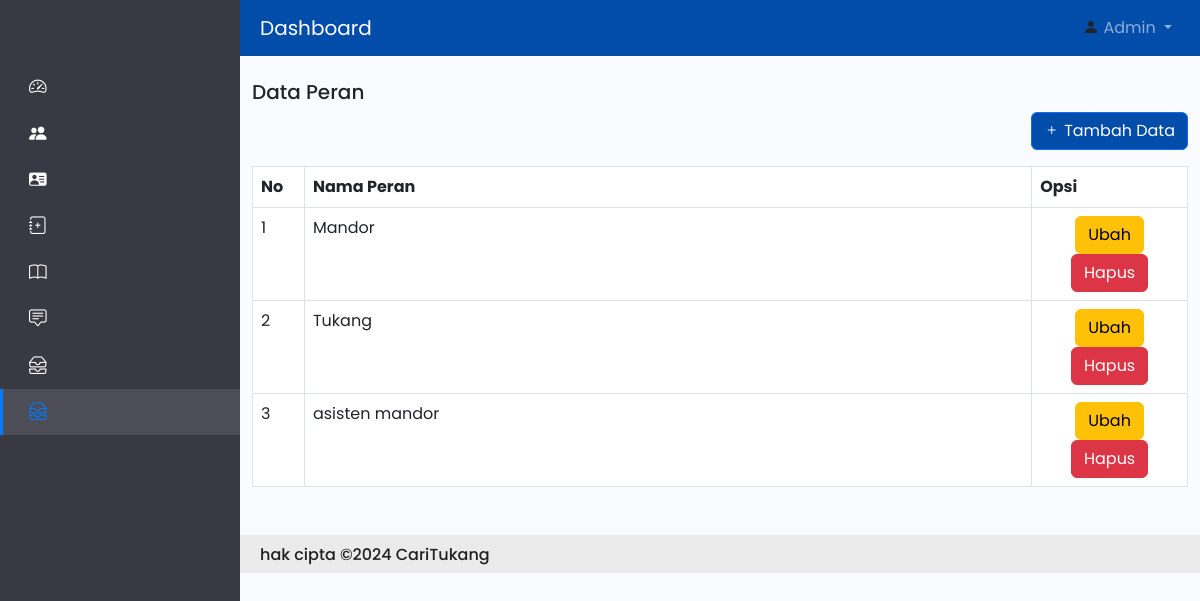
Page /admin/index.php/peran on the committed database.
### tables this page shows
CREATE TABLE `peran` (
  `id_peran` int(11) NOT NULL,
  `nama_peran` varchar(100) NOT NULL
);

### admin/application/controllers/Peran.php (called while the page is built, shortened)
<?php
class Peran extends CI_Controller
{
    function index()
    {
        $this->load->model('Mperan');
        $data['peran'] = $this->Mperan->tampil();
        $this->load->view('sidebar');
        $this->load->view('header');
        $this->load->view('peran_tampil', $data);
        $this->load->view('footer');
    }
}

### admin/index.php (called while the page is built, shortened)
<?php
require_once BASEPATH.'core/CodeIgniter.php';

### admin/application/models/Mperan.php (called while the page is built, shortened)
<?php
class Mperan extends CI_Model {
	function tampil() {
		$data = $this->db->get('peran');
		$dt = $data->result_array();
		return $dt;
	}
}

### admin/application/views/peran_tampil.php (the view)
<div class="container-fluid mt-4">
    <h5>Data Peran</h5>
    <table class="table table-bordered" id="tableku" style="width: 100%;">
        <div class="d-flex justify-content-end mb-3">
            <a href="<?php echo base_url('peran/tambah'); ?>" class="btn link-btn btn-primary">
            <i class="bi bi-plus"></i>
            <span>Tambah Data</span>
            </a>
        </div>
        <thead style="background-color: #024CAA; color: #fff;">
            <tr>
                <th style="width: 5%;">No</th>
                <th style="width: 70%;">Nama Peran</th>
                <th style="width: 15%;">Opsi</th>
            </tr>
        </thead>
        <tbody>
            <?php foreach ($peran as $k => $v) : ?>
                <tr>
                    <td><?= $k + 1; ?></td>
                    <td><?= $v['nama_peran']; ?></td>
                    <td class="text-center">
                        <a href="<?php echo base_url("peran/ubah/" . $v["id_peran"]) ?>" class="btn btn-warning">Ubah</a>
                        <a href="<?php echo base_url("peran/hapus/" . $v["id_peran"]) ?>" class="btn btn-danger">Hapus</a>
                    </td>
                </tr>
            <?php endforeach ?>
        </tbody>
    </table>
</div>

### admin/application/views/style.css (style rules this page uses)
a { text-decoration: none; }
body { font-family: 'Poppins', sans-serif; }

### admin/application/views/sidebar.php (style rules this page uses)
a { text-decoration: none; }
body { font-family: 'Poppins', sans-serif; }
.link-btn { background-color: #024CAA; }

### rows in the picture
peran: nama_peran "Mandor"
peran: nama_peran "Tukang"
peran: nama_peran "asisten mandor"
